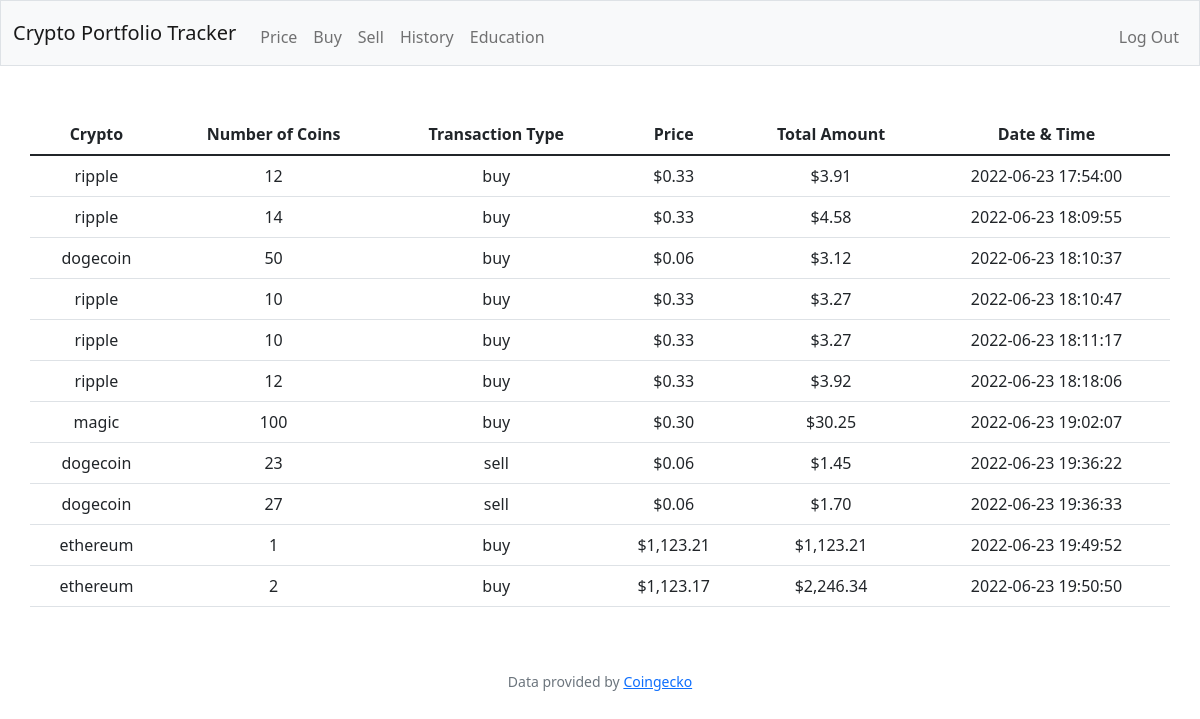
Screenshot of /history (signed in) with the database file from the repository.
### tables this page shows
CREATE TABLE crypto_txs
(primary_id INTEGER PRIMARY KEY AUTOINCREMENT NOT NULL,
user_id INTEGER NOT NULL,
tx_type TEXT NOT NULL,
crypto TEXT NOT NULL,
num_of_coins NUMERIC NOT NULL,
price_per_coin FLOAT NOT NULL,
total_amount_tx NUMERIC, timestamp DATETIME);

### app.py (the view)
@app.route("/history")
@login_required
def history():
    if request.method == "GET":
        txs = db.execute("SELECT * FROM crypto_txs WHERE user_id = ?", session["user_id"])
        return render_template("history.html", txs=txs)

### app.py (called while the page is built)
@app.after_request
def after_request(response):
    response.headers["Cache-Control"] = "no-cache, no-store, must-revalidate"
    response.headers["Expires"] = 0
    response.headers["Pragma"] = "no-cache"
    return response

### helpers.py (called while the page is built)
def login_required(f):
    @wraps(f)
    def decorated_function(*args, **kwargs):
        if session.get("user_id") is None:
            return redirect("/login")
        return f(*args, **kwargs)
    return decorated_function

def usd(value):
    return f"${value:,.2f}"

### templates/history.html (shortened to what this page needs)
{% extends "layout.html" %}
{% block main %}
<table class="table container">
    <thead>
        <tr>
            <th scope="col">Crypto</th>
            <th scope="col">Number of Coins</th>
            <th scope="col">Transaction Type</th>
            <th scope="col">Price</th>
            <th scope="col">Total Amount</th>
            <th scope="col">Date & Time</th>
        </tr>
    </thead>
    <tbody>
        {% for portfolio in txs %}
        <tr>
            <td>{{ portfolio.crypto }}</td>
            <td>{{ portfolio.num_of_coins }}</td>
            <td>{{ portfolio.tx_type }}</td>
            <td>{{ portfolio.price_per_coin | usd }}</td>
            <td>{{ portfolio.total_amount_tx | usd }}</td>
            <td>{{ portfolio.timestamp }}</td>
        </tr>
        {% endfor %}
    </tbody>
</table>
{% endblock %}

### templates/layout.html (shortened to what this page needs)
<!DOCTYPE html>
<html lang="en">
    <head>
        <link href="https://cdn.jsdelivr.net/npm/bootstrap@5.1.3/dist/css/bootstrap.min.css" rel="stylesheet">
        <link href="/static/styles.css" rel="stylesheet">
    </head>
    <body>
        <nav class="bg-light border navbar navbar-expand-md navbar-light">
            <div class="container-fluid">
                <a class="navbar-brand" href="/">Crypto Portfolio Tracker</span></a>
                <div class="collapse navbar-collapse" id="navbar">
                    {% if session["user_id"] %}
                        <ul class="navbar-nav me-auto mt-2">
                            <li class="nav-item"><a class="nav-link" href="/price">Price</a></li>
                            <li class="nav-item"><a class="nav-link" href="/buy">Buy</a></li>
                            <li class="nav-item"><a class="nav-link" href="/sell">Sell</a></li>
                            <li class="nav-item"><a class="nav-link" href="/history">History</a></li>
                            <li class="nav-item"><a class="nav-link" href="/education">Education</a></li>
                        </ul>
                        <ul class="navbar-nav ms-auto mt-2">
                            <li class="nav-item"><a class="nav-link" href="/logout">Log Out</a></li>
                        </ul>
                    {% else %}
                        <ul class="navbar-nav ms-auto mt-2">
                            <li class="nav-item"><a class="nav-link" href="/register">Register</a></li>
                            <li class="nav-item"><a class="nav-link" href="/login">Log In</a></li>
                        </ul>
                    {% endif %}
                </div>
            </div>
        </nav>
        <main class="container-fluid py-5 text-center">
            {% block main %}{% endblock %}
        </main>
        <footer class="mb-5 small text-center text-muted">
            Data provided by <a href="https://coingecko.com/">Coingecko</a>
        </footer>
    </body>
</html>

### rows the page displays
crypto_txs: crypto "ripple", num_of_coins "12", tx_type "buy", price_per_coin "$0.33", total_amount_tx "$3.91", timestamp "2022-06-23 17:54:00"
crypto_txs: crypto "ripple", num_of_coins "14", tx_type "buy", price_per_coin "$0.33", total_amount_tx "$4.58", timestamp "2022-06-23 18:09:55"
crypto_txs: crypto "dogecoin", num_of_coins "50", tx_type "buy", price_per_coin "$0.06", total_amount_tx "$3.12", timestamp "2022-06-23 18:10:37"
crypto_txs: crypto "ripple", num_of_coins "10", tx_type "buy", price_per_coin "$0.33", total_amount_tx "$3.27", timestamp "2022-06-23 18:10:47"
crypto_txs: crypto "ripple", num_of_coins "10", tx_type "buy", price_per_coin "$0.33", total_amount_tx "$3.27", timestamp "2022-06-23 18:11:17"
crypto_txs: crypto "ripple", num_of_coins "12", tx_type "buy", price_per_coin "$0.33", total_amount_tx "$3.92", timestamp "2022-06-23 18:18:06"
crypto_txs: crypto "magic", num_of_coins "100", tx_type "buy", price_per_coin "$0.30", total_amount_tx "$30.25", timestamp "2022-06-23 19:02:07"
crypto_txs: crypto "dogecoin", num_of_coins "23", tx_type "sell", price_per_coin "$0.06", total_amount_tx "$1.45", timestamp "2022-06-23 19:36:22"
crypto_txs: crypto "dogecoin", num_of_coins "27", tx_type "sell", price_per_coin "$0.06", total_amount_tx "$1.70", timestamp "2022-06-23 19:36:33"
crypto_txs: crypto "ethereum", num_of_coins "1", tx_type "buy", price_per_coin "$1,123.21", total_amount_tx "$1,123.21", timestamp "2022-06-23 19:49:52"
crypto_txs: crypto "ethereum", num_of_coins "2", tx_type "buy", price_per_coin "$1,123.17", total_amount_tx "$2,246.34", timestamp "2022-06-23 19:50:50"
